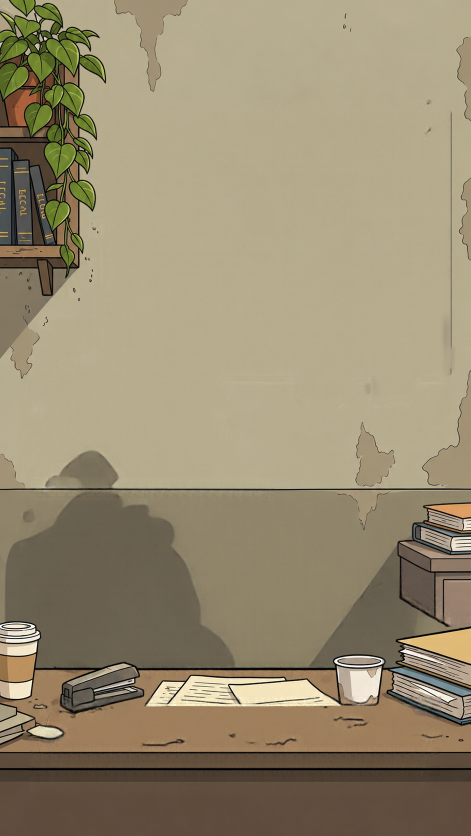
#> input picture assets/lazy-news/layers/1.png, 941 x 1672 px (shown at 1/2 size)
$ python -i prep_lazy_news_assets.py   (imports and definitions only)
#> lines starting #> are read from the running program, lines starting #| are printed output that depends on the picture; after the words box and inside, x2 and y2 are one past the last pixel; in counts of white or black regions, pixels touching at a corner belong together
#!/usr/bin/env python3
"""
Lazy News asset preparation.

Cuts the isolated layers from their white RGB canvas and writes clean RGBA
PNGs. Originals are NEVER modified. The master reference (4.png) is used to
validate the composite at native coordinates.

    pip install pillow numpy scipy
    python tools/python/prep_lazy_news_assets.py --zip "News assets/Lazy news.zip" --out assets/news
    python tools/python/prep_lazy_news_assets.py --validate assets/news

Rules (docs/lazy-news.md §11.2):
  - edge-seeded near-white flood fill (NOT a global white color key, which
    would destroy shirt/paper/card edges);
  - per-asset component inspection + explicit drop rules (no global y cut);
  - 1px erosion + gaussian feather (~1.2px) to kill white halos;
  - 9.png: drop the embedded pin (3.png is the single pin layer);
  - 8.png: drop the detached cup/books at the right edge (they duplicate
    1.png's desk props);
  - 7.png: split into note-left / note-right for independent animation;
  - 1.png stays opaque and unchanged.
"""

import argparse
import json
import math
import os
import sys
import zipfile

import numpy as np
from PIL import Image
from scipy import ndimage

NEAR_WHITE = 243
FEATHER_SIGMA = 1.2
ERODE_PX = 1


# [6 lines left out: function load_rgb, not called in this run]


def near_white_mask(rgb):
    return np.all(rgb >= NEAR_WHITE, axis=-1)


def edge_background(mask):
    labeled, _ = ndimage.label(mask)
    border = set(np.unique(np.r_[labeled[0, :], labeled[-1, :], labeled[:, 0], labeled[:, -1]])) - {0}
    if not border:
        return np.zeros(mask.shape, dtype=bool)
    return np.isin(labeled, list(border))


def object_mask(rgb, drop_components=None, keep_largest_only=False, verbose_label=""):
    white = near_white_mask(rgb)
    bg = edge_background(white)
    obj = ~bg

    labeled, n = ndimage.label(obj)
    components = []
    for idx in range(1, n + 1):
        ys, xs = np.where(labeled == idx)
        if len(xs) < 30:
            continue
        components.append({
            "label": int(idx),
            "size": int(len(xs)),
            "x0": int(xs.min()), "x1": int(xs.max()),
            "y0": int(ys.min()), "y1": int(ys.max()),
        })
    components.sort(key=lambda c: c["size"], reverse=True)
    if verbose_label:
        print(f"[{verbose_label}] components: {json.dumps(components[:8], indent=2)}")

    keep = np.zeros(obj.shape, dtype=bool)
    if keep_largest_only and components:
        keep[labeled == components[0]["label"]] = True
    else:
        drop_boxes = drop_components or []
        for comp in components:
            drop = False
            for (x0, y0, x1, y1) in drop_boxes:
                if comp["x0"] >= x0 and comp["x1"] <= x1 and comp["y0"] >= y0 and comp["y1"] <= y1:
                    drop = True
                    break
            if not drop:
                keep[labeled == comp["label"]] = True
    return keep


def feather_mask(mask):
    eroded = ndimage.binary_erosion(mask, iterations=ERODE_PX)
    alpha = ndimage.gaussian_filter(eroded.astype(np.float32), sigma=FEATHER_SIGMA)
    alpha = np.clip(alpha, 0.0, 1.0)
    # Re-inflate interior to full opacity: anything clearly inside the object
    alpha[mask & (alpha < 0.999)] = 1.0
    return (alpha * 255).astype(np.uint8)


def write_rgba(rgb, alpha, out_path):
    rgba = np.dstack([rgb.astype(np.uint8), alpha])
    os.makedirs(os.path.dirname(out_path), exist_ok=True)
    Image.fromarray(rgba, mode="RGBA").save(out_path)
    return out_path


def process_layer(name, rgb, out_dir,
                  drop_components=None,
                  keep_largest_only=False,
                  verbose=False):
    mask = object_mask(rgb, drop_components=drop_components, keep_largest_only=keep_largest_only,
                       verbose_label=name if verbose else "")
    alpha = feather_mask(mask)
    out = os.path.join(out_dir, f"{name}.png")
    write_rgba(rgb, alpha, out)
    kept_px = int((alpha > 8).sum())
    print(f"  {name}.png  kept_pixels={kept_px}")


def split_sticky_notes(rgb, out_dir):
    """Split 7.png into note-left / note-right for independent animation."""
    white = near_white_mask(rgb)
    bg = edge_background(white)
    obj = ~bg
    labeled, n = ndimage.label(obj)
    comps = []
    for idx in range(1, n + 1):
        ys, xs = np.where(labeled == idx)
        if len(xs) < 30:
            continue
        comps.append((xs.min(), idx, len(xs)))
    comps.sort()
    if len(comps) >= 2:
        left = comps[0][1]
        right = comps[-1][1]
        for tag, label_id in (("note-left", left), ("note-right", right)):
            mask = labeled == label_id
            alpha = feather_mask(mask)
            write_rgba(rgb, alpha, os.path.join(out_dir, f"{tag}.png"))
            print(f"  {tag}.png  kept_pixels={int((alpha > 8).sum())}")
    else:
        process_layer("sticky-notes", rgb, out_dir)


# [39 lines left out: function cmd_extract, not called in this run]


EXPECTED = ["1.png", "2.png", "3.png", "8.png", "9.png", "note-left.png", "note-right.png"]


# [60 lines left out: functions cmd_validate, main, not called in this run]


# [2 lines not run here, left out]

>>> import cv2
>>> picture = cv2.imread('../../assets/lazy-news/layers/1.png')
#> picture is the input picture: shape (1672, 941, 3); mean B, G, R 112.6, 139.7, 151.4
>>> result = split_sticky_notes(picture, 'out.png')
#> in near_white_mask, `return np.all(rgb >= NEAR_WHITE, axis=-1)`:
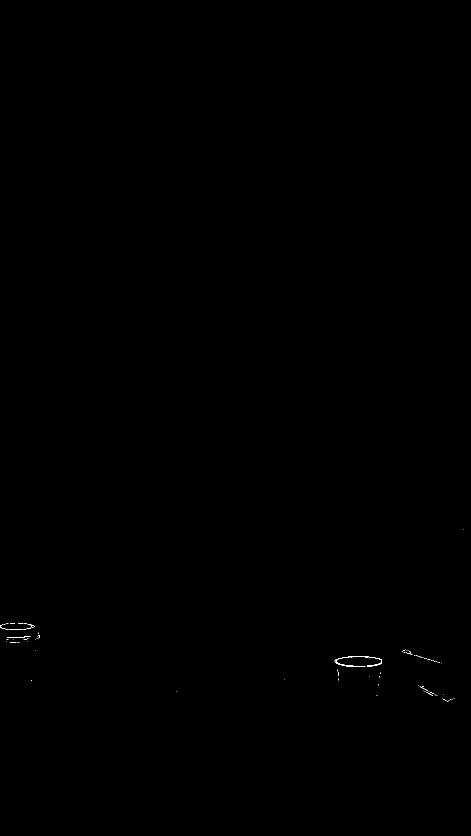
#> returned value: shape (1672, 941) bool (shown at 1/2 size); 0.05% white in thin lines or dots, all inside (x1, y1, x2, y2) = (0, 1059, 928, 1404)
#> in edge_background, `labeled, _ = ndimage.label(mask)`: labeled: shape (1672, 941) int32; 141 distinct labels, from 0 to 140
#> in edge_background, `border = set(np.unique(np.r_[labeled[0, :], labeled[-1, :], labeled[:,..`: border = 1 item
#> in edge_background, `return np.isin(labeled, list(border))`:
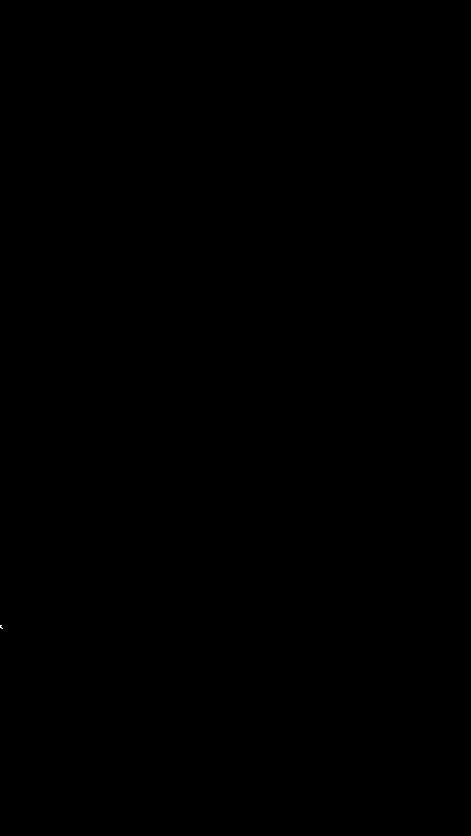
#> returned value: shape (1672, 941) bool (shown at 1/2 size); 0% white in thin lines or dots, all inside (x1, y1, x2, y2) = (0, 1250, 6, 1257)
#> in split_sticky_notes, `labeled, n = ndimage.label(obj)`:
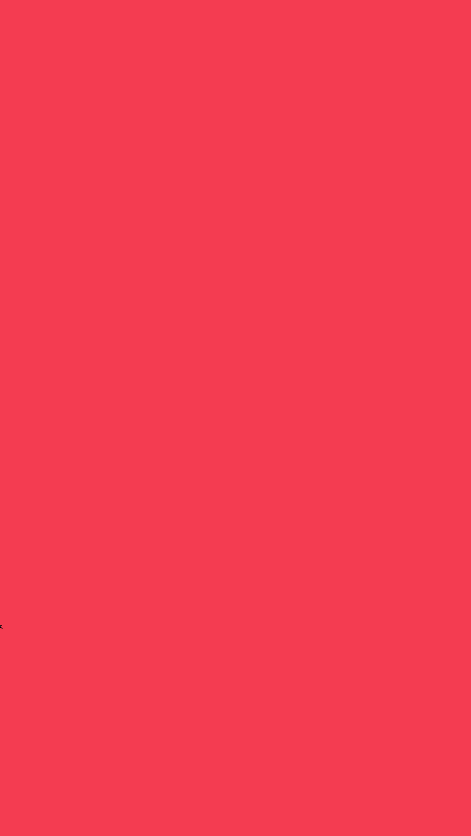
#> labeled: shape (1672, 941) int32 (shown at 1/2 size); 3 distinct labels, from 0 to 2; one colour per label, 0 black
#> in split_sticky_notes, `labeled, n = ndimage.label(obj)`: n = 2
#> the loop in split_sticky_notes, `for idx in range(1, n + 1):` made 2 passes
#> (ys, xs) on pass 2: ([1252], [0])
#> after the loop in split_sticky_notes, `for idx in range(1, n + 1):`: comps = [(0, 1, 1573333)]
#> in object_mask, `labeled, n = ndimage.label(obj)`: n = 2
#> the loop in object_mask, `for idx in range(1, n + 1):` made 2 passes
#> after the loop in object_mask, `for idx in range(1, n + 1):`: components = 1 item
#> the loop in object_mask, `for comp in components:` made 1 pass
#> after the loop in object_mask, `for comp in components:`: keep: shape (1672, 941) bool; 100% white; 1 black region (1 under 20 px)
#> in feather_mask, `eroded = ndimage.binary_erosion(mask, iterations=ERODE_PX)`:
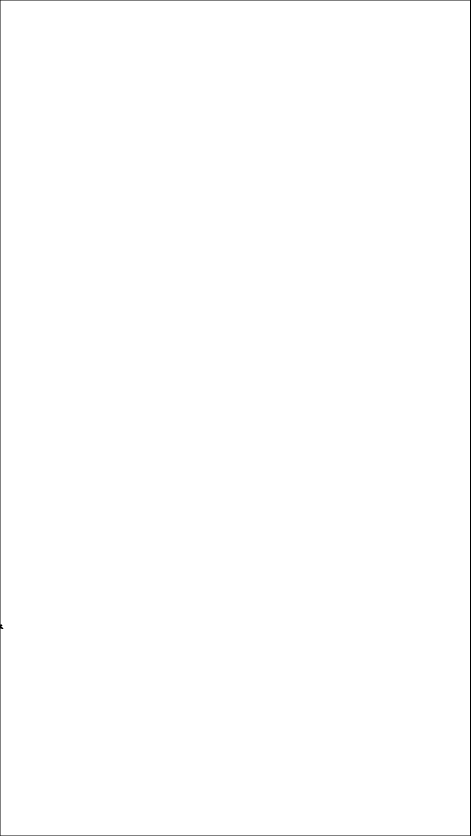
#> eroded: shape (1672, 941) bool (shown at 1/2 size); 99.7% white; black in thin lines or dots
#> in feather_mask, `alpha[mask & (alpha < 0.999)] = 1.0`: alpha: shape (1672, 941) float32; min 0.0108, max 1, mean 1
#> in process_layer, `kept_px = int((alpha > 8).sum())`: kept_px = 1573348
#|   sticky-notes.png  kept_pixels=1573348
